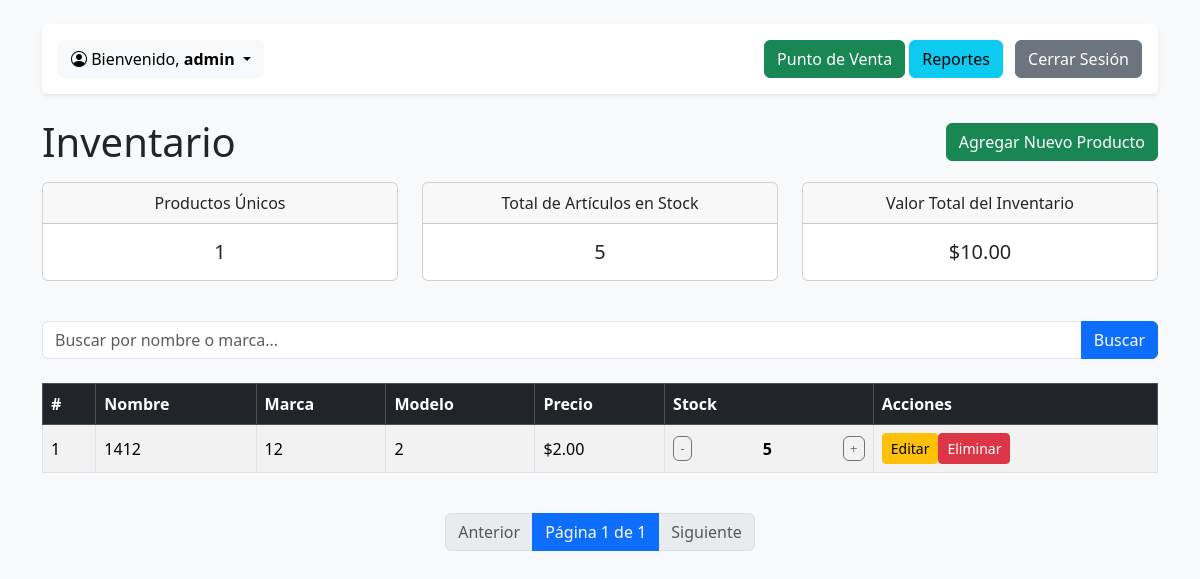
Page / (signed in) on the earlier database version.
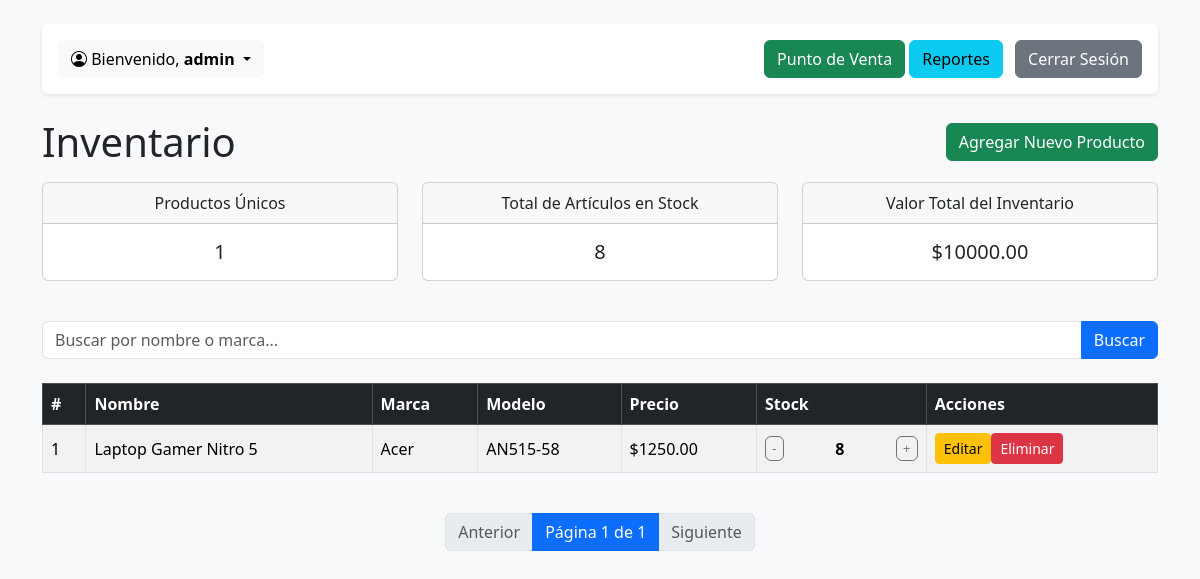
Same page on the later database version.
### tables this page shows
CREATE TABLE productos (
    id INTEGER PRIMARY KEY AUTOINCREMENT,
    empresa_id INTEGER NOT NULL,
    nombre TEXT NOT NULL,
    marca TEXT NOT NULL,
    modelo TEXT NOT NULL,
    precio REAL NOT NULL,
    cantidad INTEGER NOT NULL,
    creado TIMESTAMP NOT NULL DEFAULT CURRENT_TIMESTAMP,
    FOREIGN KEY (empresa_id) REFERENCES empresas (id)
);

### app.py (the view)
@app.route('/')
@login_required
def mostrar_inventario():
    empresa_id = session['empresa_id']
    page = request.args.get('page', 1, type=int)
    query = request.args.get('q')
    conn = get_db_connection()
    offset = (page - 1) * PER_PAGE
    base_where = ' WHERE empresa_id = ? '
    params = [empresa_id]
    if query:
        search_term = f"%{query}%"
        where_clause = base_where + ' AND (nombre LIKE ? OR marca LIKE ?)'
        params.extend([search_term, search_term])
    else: where_clause = base_where
    stats_query_total_productos = 'SELECT COUNT(id) FROM productos' + where_clause
    total_productos = conn.execute(stats_query_total_productos, params).fetchone()[0] or 0
    stats_query_total_stock = 'SELECT SUM(cantidad) FROM productos' + where_clause
    total_stock = conn.execute(stats_query_total_stock, params).fetchone()[0] or 0
    stats_query_valor_total = 'SELECT SUM(precio * cantidad) FROM productos' + where_clause
    valor_inventario = conn.execute(stats_query_valor_total, params).fetchone()[0] or 0
    total_pages = math.ceil(total_productos / PER_PAGE)
    main_query = 'SELECT * FROM productos' + where_clause + ' ORDER BY id DESC LIMIT ? OFFSET ?'
    final_params = params + [PER_PAGE, offset]
    productos = conn.execute(main_query, final_params).fetchall()
    conn.close()
    return render_template('index.html', inventario=productos, query=query, page=page, total_pages=total_pages, total_productos=total_productos, total_stock=total_stock, valor_inventario=valor_inventario, PER_PAGE=PER_PAGE)

### app.py (called while the page is built)
def login_required(f):
    @wraps(f)
    def decorated_function(*args, **kwargs):
        if 'user_id' not in session:
            flash('Debes iniciar sesión para ver esta página.', 'danger')
            return redirect(url_for('login'))
        return f(*args, **kwargs)
    return decorated_function

def get_db_connection():
    conn = sqlite3.connect('database.db')
    conn.row_factory = sqlite3.Row
    return conn

### templates/index.html (shortened to what this page needs)
<!DOCTYPE html>
<html lang="es">
<head>
    <link href="https://cdn.jsdelivr.net/npm/bootstrap@5.3.3/dist/css/bootstrap.min.css" rel="stylesheet">
    <link rel="stylesheet" href="https://cdn.jsdelivr.net/npm/bootstrap-icons@1.11.3/font/bootstrap-icons.min.css">
</head>
<body class="bg-light">
    <div class="container mt-4">
        {% if session.user_id %}
        <div class="d-flex justify-content-between align-items-center bg-white p-3 mb-4 rounded shadow-sm">
            <div class="dropdown">
                <button class="btn btn-light dropdown-toggle" type="button" data-bs-toggle="dropdown" aria-expanded="false">
                    <i class="bi bi-person-circle"></i> Bienvenido, <strong>{{ session.username }}</strong>
                </button>
            </div>
            <div>
                <a href="{{ url_for('pos') }}" class="btn btn-success">Punto de Venta</a>
                <a href="{{ url_for('reportes') }}" class="btn btn-info">Reportes</a>
                <a href="{{ url_for('logout') }}" class="btn btn-secondary ms-2">Cerrar Sesión</a>
            </div>
        </div>
        {% endif %}
        <div class="d-flex justify-content-between align-items-center mb-3"><h1 class="mb-0">Inventario</h1>{% if session.rol == 'admin' %}<a href="{{ url_for('agregar_producto') }}" class="btn btn-success">Agregar Nuevo Producto</a>{% endif %}</div>
        <div class="row mb-4"><div class="col-md-4 mb-3"><div class="card text-center h-100"><div class="card-header">Productos Únicos</div><div class="card-body d-flex align-items-center justify-content-center"><h5 class="card-title mb-0">{{ total_productos }}</h5></div></div></div><div class="col-md-4 mb-3"><div class="card text-center h-100"><div class="card-header">Total de Artículos en Stock</div><div class="card-body d-flex align-items-center justify-content-center"><h5 class="card-title mb-0">{{ total_stock }}</h5></div></div></div><div class="col-md-4 mb-3"><div class="card text-center h-100"><div class="card-header">Valor Total del Inventario</div><div class="card-body d-flex align-items-center justify-content-center"><h5 class="card-title mb-0">${{ "%.2f"|format(valor_inventario) }}</h5></div></div></div></div>
        <form method="GET" action="{{ url_for('mostrar_inventario') }}" class="mb-4"><div class="input-group"><input type="text" name="q" class="form-control" placeholder="Buscar por nombre o marca..." value="{{ query or '' }}"><button class="btn btn-primary" type="submit">Buscar</button></div></form>
        <div class="table-responsive"><table class="table table-striped table-hover table-bordered align-middle"><thead class="table-dark"><tr><th>#</th><th>Nombre</th><th>Marca</th><th>Modelo</th><th>Precio</th><th>Stock</th>{% if session.rol == 'admin' %}<th>Acciones</th>{% endif %}</tr></thead>
        <tbody id="inventory-table-body">{% for producto in inventario %}<tr class="{{ 'table-danger' if producto.cantidad < 5 else '' }}"><td>{{ (page - 1) * PER_PAGE + loop.index }}</td><td>{{ producto.nombre }}</td><td>{{ producto.marca }}</td><td>{{ producto.modelo }}</td><td>${{ "%.2f"|format(producto.precio) }}</td>
        <td><div class="stock-control"><button class="btn btn-outline-secondary stock-btn" data-id="{{ producto.id }}" data-action="decrementar">-</button><span id="stock-{{ producto.id }}" class="mx-2 fw-bold">{{ producto.cantidad }}</span><button class="btn btn-outline-secondary stock-btn" data-id="{{ producto.id }}" data-action="incrementar">+</button></div></td>
        {% if session.rol == 'admin' %}<td><a href="{{ url_for('editar_producto', producto_id=producto.id) }}" class="btn btn-warning btn-sm">Editar</a><a href="{{ url_for('eliminar_producto', producto_id=producto.id) }}" class="btn btn-danger btn-sm" onclick="return confirm('¿Estás seguro?');">Eliminar</a></td>{% endif %}
        </tr>{% endfor %}</tbody></table></div>
        <nav class="mt-4"><ul class="pagination justify-content-center"><li class="page-item {{ 'disabled' if page <= 1 else '' }}"><a class="page-link" href="{{ url_for('mostrar_inventario', page=page-1, q=query) }}">Anterior</a></li><li class="page-item active" aria-current="page"><span class="page-link">Página {{ page }} de {{ total_pages }}</span></li><li class="page-item {{ 'disabled' if page >= total_pages else '' }}"><a class="page-link" href="{{ url_for('mostrar_inventario', page=page+1, q=query) }}">Siguiente</a></li></ul></nav>
    </div>
</body>
</html>

### templates/index.html (style rules this page uses)
.stock-control { display: flex; align-items: center; justify-content: space-between; min-width: 90px; }
.stock-control .btn { padding: .1rem .4rem; font-size: .8rem; }

Differences in the rows shown:
removed productos: index "1", nombre "1412", marca "12", modelo "2", precio "2.00", cantidad "5"
added productos: index "1", nombre "Laptop Gamer Nitro 5", marca "Acer", modelo "AN515-58", precio "1250.00", cantidad "8"
Other differences:
{{ total_stock }}: "5" → "8"
{{ "%.2f"|format(valor_inventario) }}: "10.00" → "10000.00"
